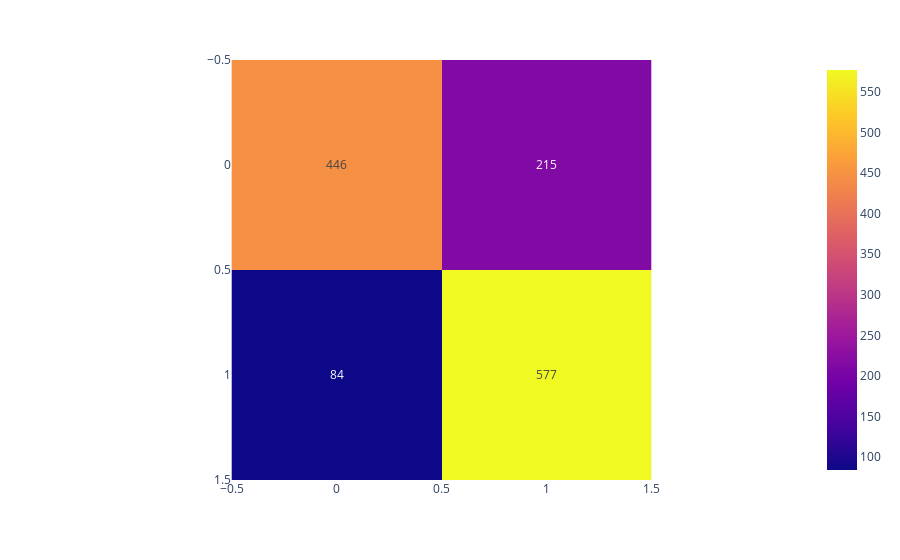

Notebook code for this chart:
### Code cell
import plotly.express as px # type: ignore
fig = px.imshow(confusion_matrix(y_test, pred), text_auto=True)
fig.show()

### Figure 1 — Plotly figure (JSON) as saved in the notebook; plotly's stock layout.template omitted (floating-point values rounded to 4 significant figures)
{"data": [{"coloraxis": "coloraxis", "hovertemplate": "x: %{x}<br>y: %{y}<br>color: %{z}<extra></extra>", "name": "0", "texttemplate": "%{z}", "type": "heatmap", "xaxis": "x", "yaxis": "y", "z": [[446, 215], [84, 577]]}], "layout": {"coloraxis": {"colorscale": [[0, "#0d0887"], [0.1111, "#46039f"], [0.2222, "#7201a8"], [0.3333, "#9c179e"], [0.4444, "#bd3786"], [0.5556, "#d8576b"], [0.6667, "#ed7953"], [0.7778, "#fb9f3a"], [0.8889, "#fdca26"], [1, "#f0f921"]]}, "margin": {"t": 60}, "xaxis": {"anchor": "y", "constrain": "domain", "domain": [0, 1], "scaleanchor": "y"}, "yaxis": {"anchor": "x", "autorange": "reversed", "constrain": "domain", "domain": [0, 1]}}}
